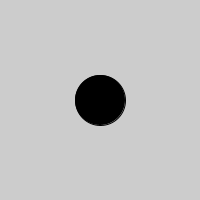
Frame 1 (no input)
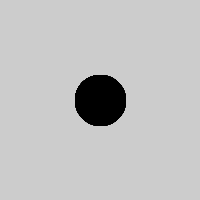
Frame 60 (the mouse pressed at the canvas centre just before this capture)
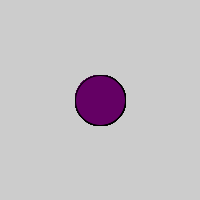
Frame 120 (the mouse held since frame 60 and released just before this capture)

The Processing sketch that drew these frames (run headless with seeded random() and noise(); from frame 60 on, the mouse is pressed at the canvas centre):

// Processing sketch: processing_20771
// ── processing_20771.pde

void setup(){
  size(200,200);
}
void draw(){
  stroke(0);
  fill(mouseX, 0, mouseY);
  rectMode(CENTER);
  ellipse(100, 100, 50, 50);
}
  void mousePressed(){
  stroke(0);
  fill(mouseY, 0, mouseX);
  rectMode(CENTER);
  rect(mouseX, mouseY, 16, 16);
}
void keyPressed(){
  background(255);
}
